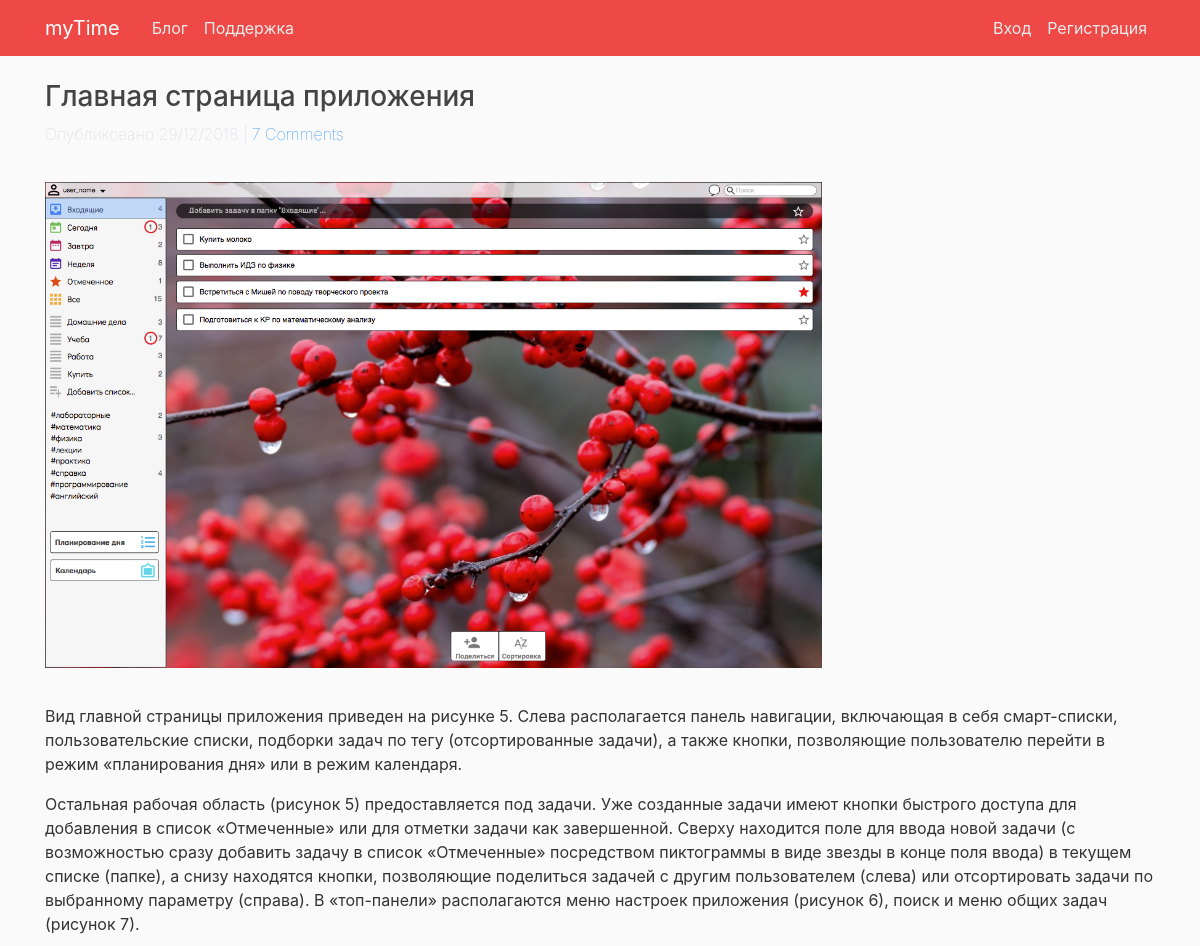
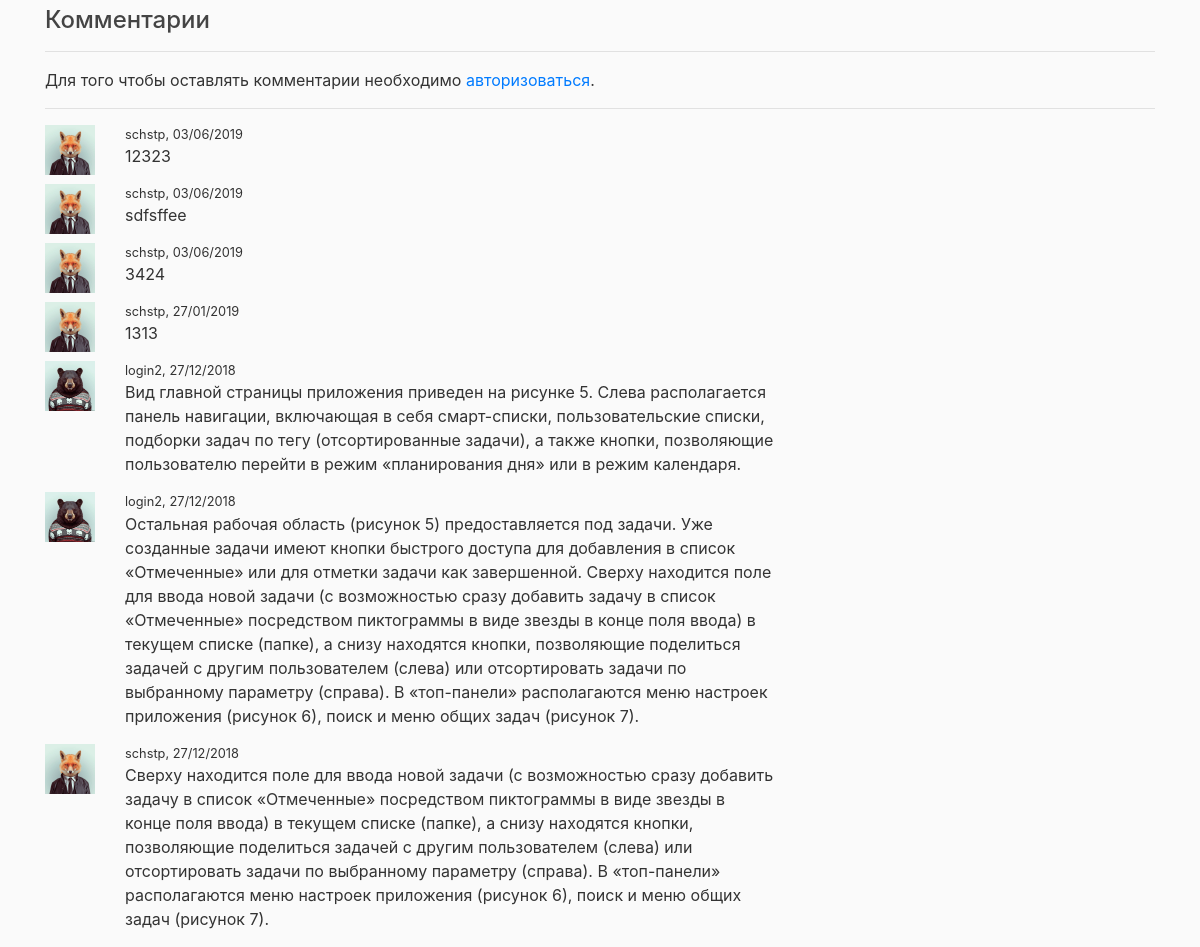
The page /blog/10/ on the database its author committed (2 pictures, top to bottom).
### blog/models.py (models this page shows, shortened)
class Article (models.Model):
    title = models.CharField(max_length=120)
    slug = models.SlugField()
    description = models.TextField()
    post = models.TextField()
    mainImage = models.ImageField(blank = True, upload_to = main_image_folder)
    date = models.DateTimeField()
    class Meta:
        ordering = ['-date']

class Comment(models.Model):
    author = models.ForeignKey(User, on_delete = models.CASCADE)
    content = models.TextField()
    timestemp = models.DateTimeField(auto_now_add = True, auto_now = False)
    article = models.ForeignKey(Article, on_delete = models.CASCADE)
    class Meta:
        ordering = ['-timestemp']

### accounts/models.py (models this page shows, shortened)
class UserProfile (models.Model):
    user = models.OneToOneField(User, on_delete=models.CASCADE)
    avatar = models.ImageField(upload_to="profile_images", default="default_avatar/default.png")
    def create_profile(sender, **kwargs):
        if kwargs['created']:
            user_profile = UserProfile.objects.create(user=kwargs['instance'])
    post_save.connect(create_profile, sender=User)

### blog/views.py (the view)
# urls.py: re_path(r'^(?P<pk>\d+)/', views.article_detail, name='blog-post'),
def article_detail(request, pk):
    context = {
        'title': 'Blog',
        'article': Article.objects.get(id = pk),
        'comments': Article.objects.get(id = pk).comment_set.all(),
        'form': CommentForm,
    }
    return render(request, 'blog/article.html', context)

### blog/templates/blog/article.html (shortened to what this page needs)
{% extends "guest/base.html" %}
{% load crispy_forms_tags %}
{% block content %}
<div class="container">
    <div class="row">
        <div class="col-12">
            <h3>{{article.title}}</h3>
            <p class="post-date">Опубликовано {{article.date|date:"d/m/Y"}} |
                {% if comments.count > 0 %}
                <a href="#comlink">{{comments.count}} Comments</a>
                {% endif %}
            </p>
            {%if article.mainImage %}
            <img class="post-img" src="{{article.mainImage.url}}">
            {% endif %}
            <p class="post-descr">{{article.post |safe|linebreaks}}</p>
            <h4>Комментарии</h4>
            {% if user.is_authenticated %}
            <hr>
            <div class="row">
                <div class="col-sm-1 pr-0">
                    <img class="user-avatar" src="{{user.userprofile.avatar.url}}">
                </div>
                <div class="col-sm-7 col-sm-offset-2 pl-0">
                    <form action="" method="POST">
                        <input type="hidden" id="article" data-id="{{article.id}}">
                        {% csrf_token %}
                        {{form | crispy}}
                        <input type="submit" value="Добавить комментарий" id="add_comment" class="btn btn-outline-success">
                    </form>
                </div>
            </div>
            <hr>
            <div class="new_comment"></div>
            {% else %}
            <hr>
            <p>Для того чтобы оставлять комментарии необходимо <a href="{% url 'registration-login' %}">авторизоваться</a>.</p>
            <hr>
            {% endif %}
            {% for comment in comments %}
            <div class="row">
                <div class="col-sm-1 pr-0">
                    <img class="user-avatar" src="{{comment.author.userprofile.avatar.url}}">
                </div>
                <div class="col-sm-7 col-sm-offset-2 pl-0">
                    <small>{{comment.author.username}}, {{comment.timestemp|date:"d/m/Y"}}</small>
                    <p>{{comment.content}}</p>
                </div>
            </div>
            {% endfor %}
        </div>
    </div>
{% endblock content %}

### guest/static/my_time/main.css (style rules this page uses)
body { background: #fafafa; color: #333333; margin-top: 5rem; }
h1, h2, h3, h4, h5, h6 { color: #444444; }
.post-img { padding:20px 0; max-width:70%; max-height:auto; }
.user-avatar { max-width:50px; max-height:auto; }
.post-date { color: #ccced2; font-weight:50; }
.post-descr { color: #444444; font-size:13pt; }

### rows shown on the page
Article: title "Главная страница приложения", date "29/12/2018", mainImage (picture), post "Вид главной страницы приложения приведен на рисунке 5. Слева располагается панель навигации, включающая в себя смарт-списки, пользовательские списки, подборки задач по тегу (отсортированные задачи), а также кнопки, позволяющие пользователю перейти в режим «планирования дня» или в режим календаря. Остальная рабочая область (рисунок 5) предоставляется под задачи. Уже созданные задачи имеют кнопки быстрого доступа для добавления в список «Отмеченные» или для отметки задачи как завершенной. Сверху находится поле для ввода новой задачи (с возможностью сразу добавить задачу в список «Отмеченные» посредством пиктограммы в виде звезды в конце поля ввода) в текущем списке (папке), а снизу находятся…"
Comment: author.userprofile.avatar (picture), author.username "schstp", timestemp "03/06/2019", content "12323"
Comment: author.userprofile.avatar (picture), author.username "schstp", timestemp "03/06/2019", content "sdfsffee"
Comment: author.userprofile.avatar (picture), author.username "schstp", timestemp "03/06/2019", content "3424"
Comment: author.userprofile.avatar (picture), author.username "schstp", timestemp "27/01/2019", content "1313"
Comment: author.userprofile.avatar (picture), author.username "login2", timestemp "27/12/2018", content "Вид главной страницы приложения приведен на рисунке 5. Слева располагается панель навигации, включающая в себя смарт-списки, пользовательские списки, подборки задач по тегу (отсортированные задачи), а также кнопки, позволяющие пользователю перейти в режим «планирования дня» или в режим календаря."
Comment: author.userprofile.avatar (picture), author.username "login2", timestemp "27/12/2018", content "Остальная рабочая область (рисунок 5) предоставляется под задачи. Уже созданные задачи имеют кнопки быстрого доступа для добавления в список «Отмеченные» или для отметки задачи как завершенной. Сверху находится поле для ввода новой задачи (с возможностью сразу добавить задачу в список «Отмеченные» посредством пиктограммы в виде звезды в конце поля ввода) в текущем списке (папке), а снизу находятся кнопки, позволяющие поделиться задачей с другим пользователем (слева) или отсортировать задачи по выбранному параметру (справа). В «топ-панели» располагаются меню настроек приложения (рисунок 6), поиск и меню общих задач (рисунок 7)."
Comment: author.userprofile.avatar (picture), author.username "schstp", timestemp "27/12/2018", content "Сверху находится поле для ввода новой задачи (с возможностью сразу добавить задачу в список «Отмеченные» посредством пиктограммы в виде звезды в конце поля ввода) в текущем списке (папке), а снизу находятся кнопки, позволяющие поделиться задачей с другим пользователем (слева) или отсортировать задачи по выбранному параметру (справа). В «топ-панели» располагаются меню настроек приложения (рисунок 6), поиск и меню общих задач (рисунок 7)."

### other values the page prints
{{ comments.count }} "7"
